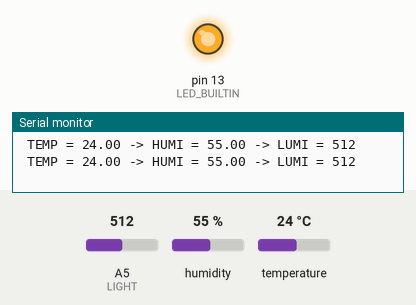
Simulated run of this sketch. Board: Arduino Uno, built with avr-gcc and run on an emulated ATmega328P. Parts: output pins drawn as LEDs (lit = HIGH), the last lines printed to the serial monitor. The test bench sets the inputs (shaded band); at power-on: A5 (LIGHT) = 512, humidity 55 %, temperature 24 °C.

Above: at 1.2 s.
1.3 s: A5 (LIGHT) set to 482
At 2.5 s:
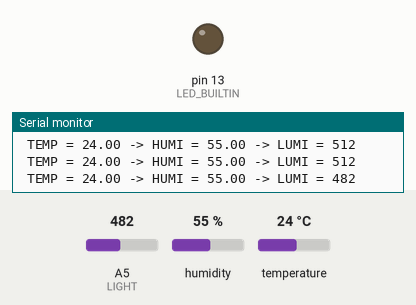
3.5 s: A5 (LIGHT) set to 510
At 4.7 s:
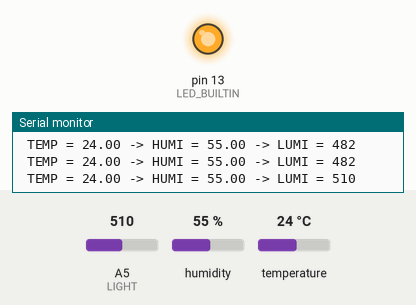
5.6 s: A5 (LIGHT) set to 490
At 6.8 s:
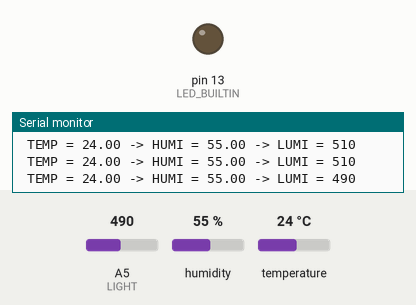
Timing chart, 0 to 8.6 s (numbered marks = the images above; inputs shaded):
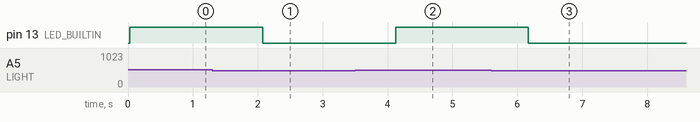

Measured:
- the behaviour switches between 501 and 500 on A5 (LIGHT) (found by bisection; images 0 and 1)
- after the input at 1.3 s, pin 13 (LED_BUILTIN): HIGH → LOW after 0.77 s
- after the input at 3.5 s, pin 13 (LED_BUILTIN): LOW → HIGH after 0.62 s
- after the input at 5.6 s, pin 13 (LED_BUILTIN): HIGH → LOW after 0.57 s

The sketch:

Humidity.ino.ino
```cpp
#include <dht.h>
dht DHT;
#define DHT11_PIN 7
#define LIGHT 5

void setup() {
  Serial.begin(9600);
  pinMode(DHT11_PIN, INPUT_PULLUP);
  pinMode(LIGHT, INPUT_PULLUP);
  pinMode(LED_BUILTIN, OUTPUT);
}

void loop() {
  int res = DHT.read11(DHT11_PIN);
  Serial.print(" TEMP = ");
  Serial.print(DHT.temperature);
  Serial.print(" -> HUMI = ");
  Serial.print(DHT.humidity);
  Serial.print(" -> LUMI = ");
  Serial.print(analogRead(LIGHT));
  Serial.print("\n");

  if(analogRead(LIGHT) > 500) {
    digitalWrite(LED_BUILTIN, HIGH);
  } else {
    digitalWrite(LED_BUILTIN, LOW);
  }

  delay(1000);
}
```
